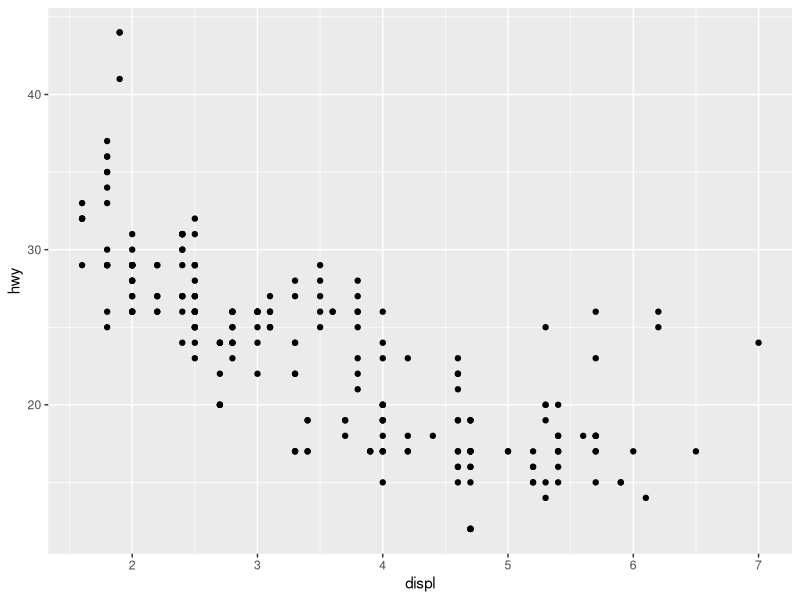
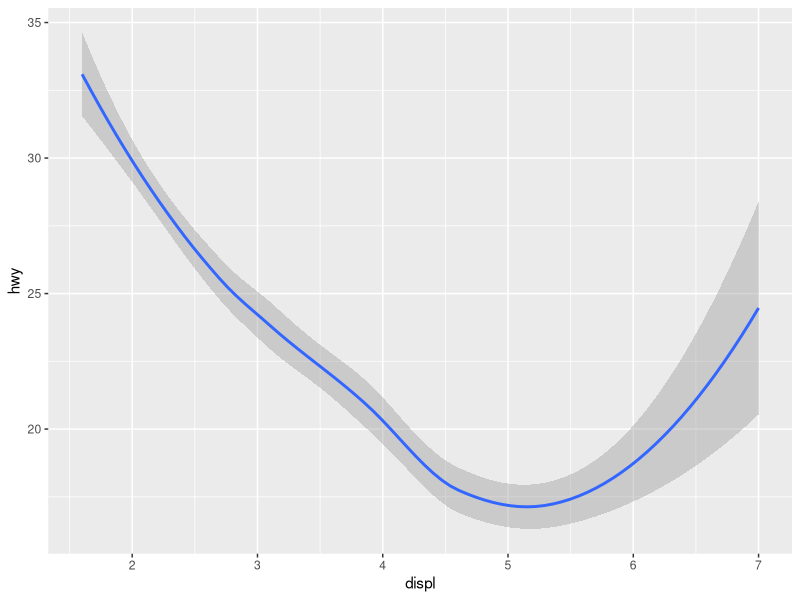
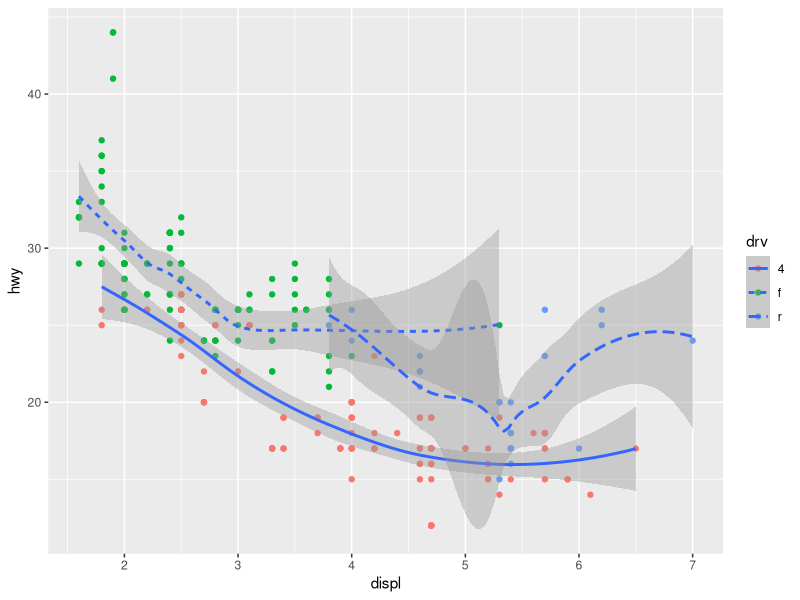
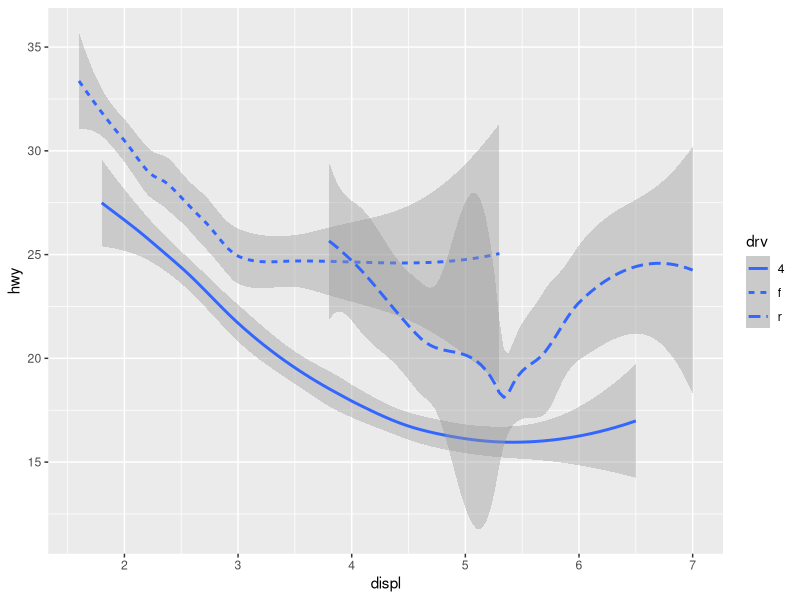
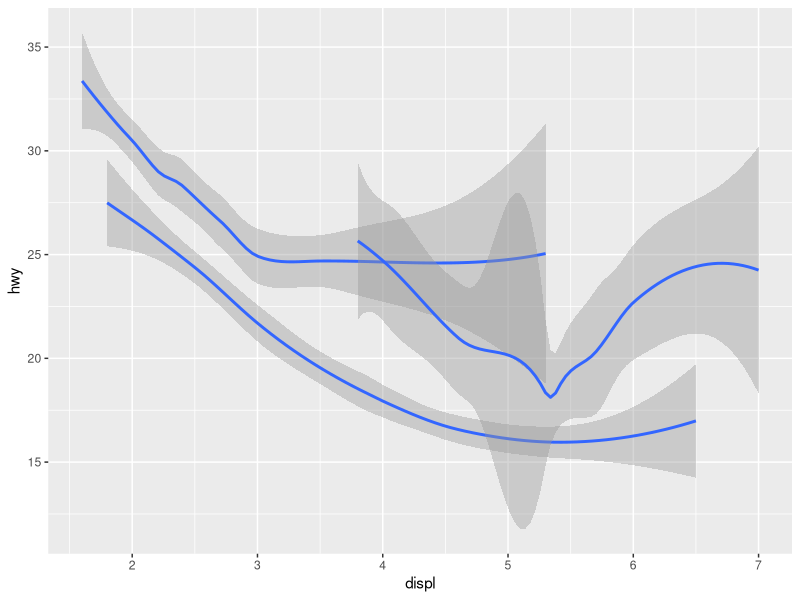
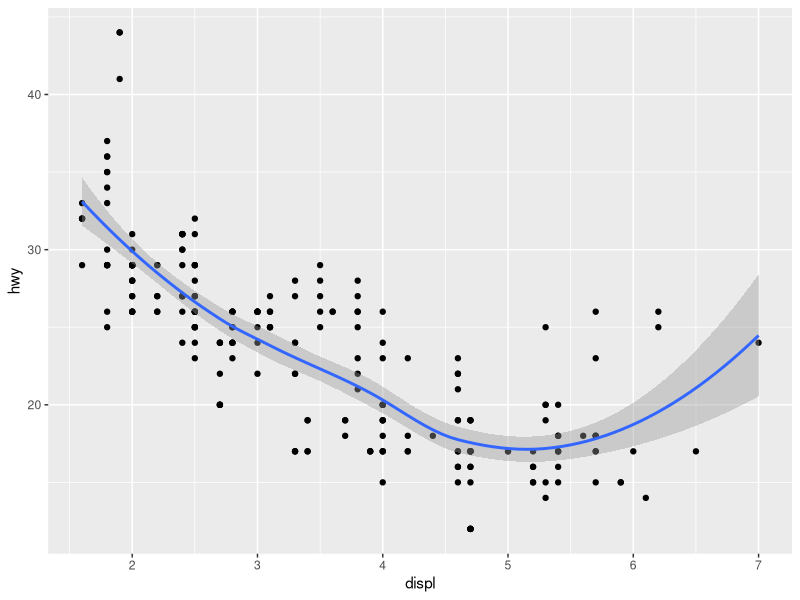
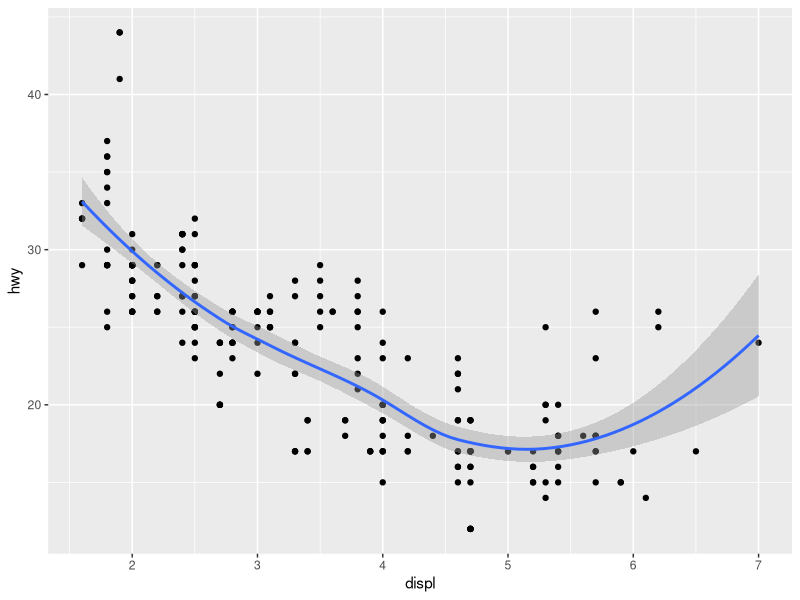
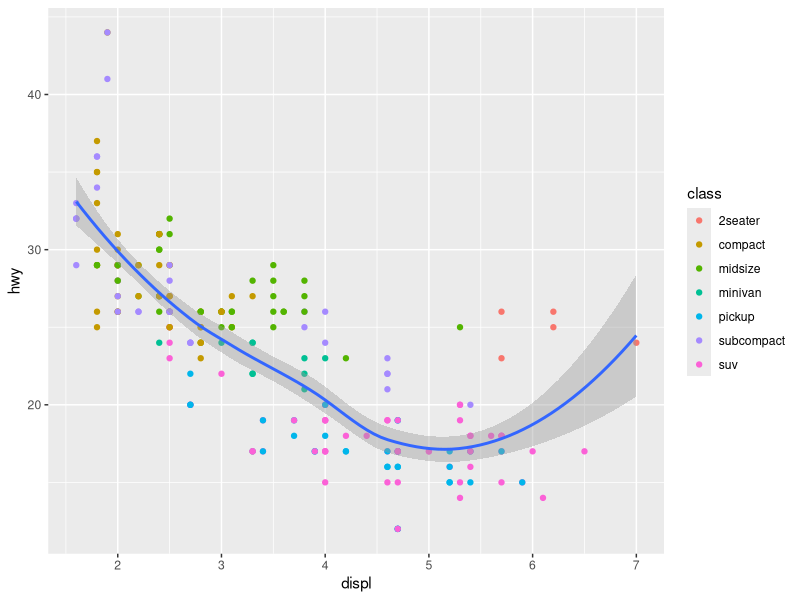

The R source for these figures, in order: (Note: this script raises an error after producing the figures.)
# SMOOTH FIT

library(ggplot2)

ggplot(data = mpg) + 
  geom_point(mapping = aes(x = displ, y = hwy))

ggplot(data = mpg) + 
  geom_smooth(mapping = aes(x = displ, y = hwy))

ggplot(data = mpg) + 
  geom_point(aes(x = displ, y = hwy, color = drv)) +
  geom_smooth(mapping = aes(x = displ, y = hwy, linetype = drv))

ggplot(data = mpg) + 
  geom_smooth(mapping = aes(x = displ, y = hwy, linetype = drv))

ggplot(data = mpg) +
  geom_smooth(mapping = aes(x = displ, y = hwy, group = drv))

ggplot(data = mpg) + 
  geom_point(mapping = aes(x = displ, y = hwy)) +
  geom_smooth(mapping = aes(x = displ, y = hwy))

ggplot(data = mpg, mapping = aes(x = displ, y = hwy)) + 
  geom_point() + 
  geom_smooth()

ggplot(data = mpg, mapping = aes(x = displ, y = hwy)) + 
  geom_point(mapping = aes(color = class)) + 
  geom_smooth()

ggplot(data = mpg, mapping = aes(x = displ, y = hwy)) + 
  geom_point(mapping = aes(color = class)) + 
  geom_smooth(data = filter(mpg, class == "subcompact"), se = FALSE)

ggplot(data = mpg, mapping = aes(x = displ, y = hwy)) + 
  geom_point(mapping = aes(color = class),show.legend = FALSE) + 
  geom_smooth()

ggplot() + 
  geom_point(data = mpg, mapping = aes(x = displ, y = hwy)) + 
  geom_smooth(data = mpg, mapping = aes(x = displ, y = hwy))